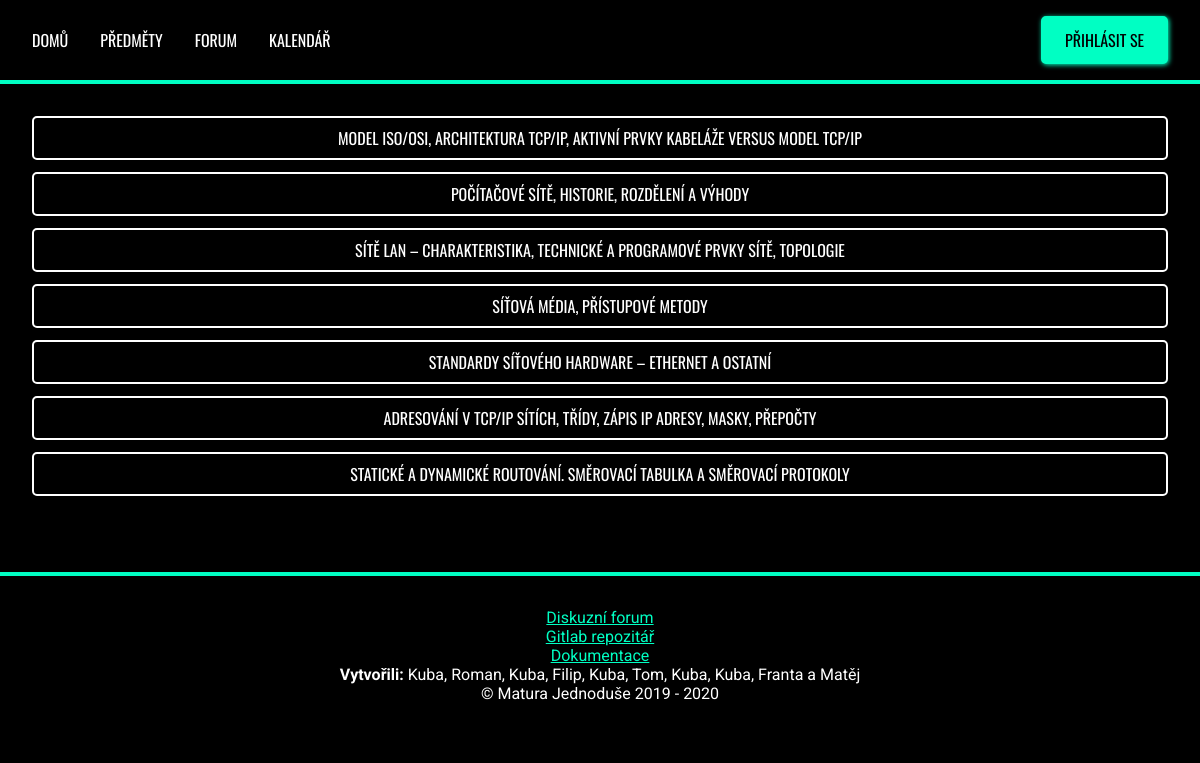
The app's page /index.php?page=pos with its own data.
### tables this page shows
CREATE TABLE `okruhy` (
  `ID_okruhy` int(15) NOT NULL,
  `id_predmet` int(15) NOT NULL,
  `cislo` float NOT NULL,
  `nazev` text NOT NULL,
  `popis` text NOT NULL,
  `clanek` text NOT NULL
);

### pages/pos-sos.php (the view, shortened to what this page needs)
<form method="post" action="">
	<?php
	$ID = 3;
	$result = mysqli_query($conn, "SELECT nazev FROM okruhy WHERE ID_predmet = $ID");
	while ($nazev  = mysqli_fetch_assoc($result)) {
		echo "<div class='btn primary'>";
		echo	"<input type='submit' name='idclanek' value='$nazev[nazev]'>";
		echo "</div>";
	}
	?>
</form>

### index.php (shortened to what this page needs)
<!DOCTYPE html lang="cs">
<?php
include 'scripts/join.php';
?>
<html lang="cs">
<head>
	<link rel="stylesheet" href="css/desktopStyle.css" media="screen and (min-width: 750px)" />
	<link rel="stylesheet" href="css/mobileStyle.css" media="screen and (max-width: 749px)" />
</head>
<body>
	<nav>
		<div id="navContent">
			<ul id="links">
				<li><a href="index.php?page=home">Domů</a></li>
				<li>
					<a href="#">Předměty</a>
				</li>
				<li><a href="http://forum-matura.jednoduse.cz/" target="_blank">Forum</a></li>
				<li><a href="index.php?page=kalendar">Kalendář</a></li>
			</ul>
			<ul>
				<?php
				if (!isset($_SESSION["username"])) {
					echo '<a class="btn-primary" href="index.php?page=login">Přihlásit se</a>';
				} else {
					echo '<a class="btn-primary" href="index.php?page=logout">Odhlásit se</a>';
				}
				?>
			</ul>
		</div>
	</nav>
	<?php
	if (isset($_GET['page'])) {
		$main = $_GET['page'];
	} else {
		$main = "home";
	}
	switch ($main) {
		case "pos":
			include "pages/pos-sos.php";
			break;
	}
	?>
	<?php
	include "scripts/footer.php";
	?>
</body>
</html>

### scripts/footer.php
<footer>
	<div class="centerContainer">
		<a href="http://forum-matura.jednoduse.cz" target="_blank">Diskuzní forum</a>
		<a href="https://gitlab.com/snoopcat/helpdesk" target="_blank">Gitlab repozitář</a>
		<a href="Dokumentace projektu.docx">Dokumentace</a>
		<span><strong>Vytvořili:</strong> Kuba, Roman, Kuba, Filip, Kuba, Tom, Kuba, Kuba, Franta a Matěj </span>
		<span>&#169; Matura Jednoduše 2019 - <?php echo date("Y"); ?></span>
	</div>
</footer>

### css/desktopStyle.css (style rules this page uses)
* { margin:0;padding:0 }
nav ul a { color:#fff;text-decoration:none;font-family:Oswald,sans-serif;text-transform:uppercase }
body { color:#fff }
button,input[type=submit] { font-family:Oswald,sans-serif;font-size:1rem;text-transform:uppercase;text-decoration:none;text-align:center }
.btn-primary { font-family:Oswald,sans-serif;font-size:1rem;text-transform:uppercase;text-align:center;color:#000;-webkit-user-select:none;-moz-user-select:none;-ms-user-select:none;user-select:none;text-decoration:none }
input,textarea { font-family:Roboto,sans-serif;font-size:.9rem;color:#fff }
.btn-primary { background-color:#00ffc3;-webkit-box-shadow:1px 1px 5px #00ffc3;box-shadow:1px 1px 5px #00ffc3;color:#000;padding:.5rem 1.25rem;border-radius:5px;display:inline-block;margin:1rem 1rem 1rem 0;border:4px solid #00ffc3 }
form { padding:2rem }
form input,form textarea { display:block;border:2px solid #fff;padding:.5rem;border-radius:5px;background-color:#000;outline:0;margin-bottom:.75rem;width:100% }
footer { margin-top:2rem;background-color:#000;border-top:4px solid #00ffc3;-webkit-box-pack:center;-ms-flex-pack:center;justify-content:center;-webkit-box-align:center;-ms-flex-align:center;align-items:center;padding:2rem;text-align:center }
footer a { color:#00ffc3;-webkit-transition:all .45s;transition:all .45s;font-family:Roboto,sans-serif }
footer span { font-family:Roboto,sans-serif;color:#fff;text-align:center }
.centerContainer { display:grid;-ms-flex-line-pack:center;align-content:center;-webkit-box-pack:center;-ms-flex-pack:center;justify-content:center }
nav { padding:0 1rem;-webkit-box-sizing:border-box;box-sizing:border-box;width:100%;background-color:#000;display:-webkit-box;display:-ms-flexbox;display:flex;-webkit-box-pack:justify;-ms-flex-pack:justify;justify-content:space-between;-webkit-box-align:center;-ms-flex-align:center;align-items:center;position:relative fixed;border-bottom:#00ffc3 4px solid;-webkit-user-select:none;-moz-user-select:none;-ms-user-select:none;user-select:none }
nav #links { display:-webkit-box;display:-ms-flexbox;display:flex }
nav ul { display:-webkit-inline-box;display:-ms-inline-flexbox;display:inline-flex }
nav ul li { list-style-type:none;padding:1.5rem 1rem;position:relative }
nav ul li a { display:block }
nav #navContent { width:100%;-ms-flex-item-align:end;align-self:flex-end;display:-webkit-box;display:-ms-flexbox;display:flex;-webkit-box-align:center;-ms-flex-align:center;align-items:center;-webkit-box-pack:justify;-ms-flex-pack:justify;justify-content:space-between }
body { background-color:#000 }

### records on screen
okruhy: idclanek "Model ISO/OSI, architektura TCP/IP, aktivní prvky kabeláže versus model TCP/IP"
okruhy: idclanek "Počítačové sítě, historie, rozdělení a výhody"
okruhy: idclanek "Sítě LAN – charakteristika, technické a programové prvky sítě, topologie"
okruhy: idclanek "Síťová média, přístupové metody"
okruhy: idclanek "Standardy síťového hardware – Ethernet a ostatní"
okruhy: idclanek "Adresování v TCP/IP sítích, třídy, zápis IP adresy, masky, přepočty"
okruhy: idclanek "Statické a dynamické routování. Směrovací tabulka a směrovací protokoly"
